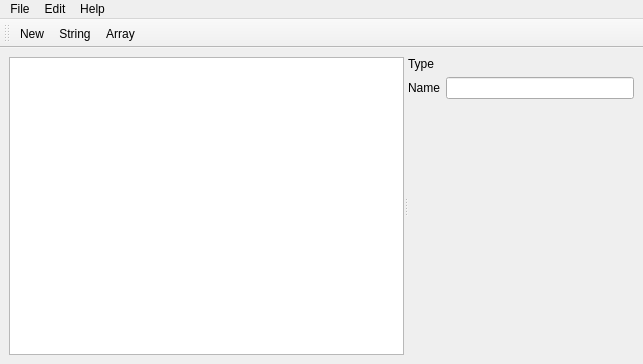
<?xml version="1.0" encoding="UTF-8"?>
<ui version="4.0">
 <class>MainWindow</class>
 <widget class="QMainWindow" name="MainWindow">
  <property name="geometry">
   <rect>
    <x>0</x>
    <y>0</y>
    <width>643</width>
    <height>364</height>
   </rect>
  </property>
  <property name="windowTitle">
   <string>MainWindow</string>
  </property>
  <widget class="QWidget" name="centralwidget">
   <layout class="QVBoxLayout" name="verticalLayout">
    <item>
     <widget class="QSplitter" name="splitter">
      <property name="orientation">
       <enum>Qt::Horizontal</enum>
      </property>
      <widget class="QTreeView" name="treeView"/>
      <widget class="QWidget" name="formLayoutWidget">
       <layout class="QFormLayout" name="formLayout">
        <property name="fieldGrowthPolicy">
         <enum>QFormLayout::ExpandingFieldsGrow</enum>
        </property>
        <item row="1" column="0">
         <widget class="QLabel" name="label">
          <property name="text">
           <string>Name</string>
          </property>
         </widget>
        </item>
        <item row="1" column="1">
         <widget class="QLineEdit" name="lineEdit"/>
        </item>
        <item row="0" column="0">
         <widget class="QLabel" name="label_2">
          <property name="text">
           <string>Type</string>
          </property>
         </widget>
        </item>
        <item row="0" column="1">
         <widget class="QLabel" name="typeLabel">
          <property name="sizePolicy">
           <sizepolicy hsizetype="Expanding" vsizetype="Preferred">
            <horstretch>0</horstretch>
            <verstretch>0</verstretch>
           </sizepolicy>
          </property>
          <property name="text">
           <string/>
          </property>
          <property name="alignment">
           <set>Qt::AlignRight|Qt::AlignTrailing|Qt::AlignVCenter</set>
          </property>
         </widget>
        </item>
       </layout>
      </widget>
     </widget>
    </item>
   </layout>
  </widget>
  <widget class="QMenuBar" name="menubar">
   <property name="geometry">
    <rect>
     <x>0</x>
     <y>0</y>
     <width>643</width>
     <height>22</height>
    </rect>
   </property>
   <widget class="QMenu" name="menuFile">
    <property name="title">
     <string>File</string>
    </property>
    <addaction name="actionNew"/>
    <addaction name="actionSave"/>
   </widget>
   <widget class="QMenu" name="menuEdit">
    <property name="title">
     <string>Edit</string>
    </property>
    <widget class="QMenu" name="menuAdd">
     <property name="title">
      <string>Add</string>
     </property>
     <addaction name="actionString_Item"/>
     <addaction name="actionArray"/>
    </widget>
    <addaction name="actionremoveItem"/>
    <addaction name="menuAdd"/>
   </widget>
   <widget class="QMenu" name="menuHelp">
    <property name="title">
     <string>Help</string>
    </property>
    <addaction name="actionAbout"/>
   </widget>
   <addaction name="menuFile"/>
   <addaction name="menuEdit"/>
   <addaction name="menuHelp"/>
  </widget>
  <widget class="QToolBar" name="toolBar">
   <property name="windowTitle">
    <string>toolBar</string>
   </property>
   <attribute name="toolBarArea">
    <enum>TopToolBarArea</enum>
   </attribute>
   <attribute name="toolBarBreak">
    <bool>false</bool>
   </attribute>
   <addaction name="actionNew"/>
   <addaction name="actionString_Item"/>
   <addaction name="actionArray"/>
  </widget>
  <action name="actionNew">
   <property name="icon">
    <iconset resource="res.qrc">
     <normaloff>:/res/img/newFile.png</normaloff>:/res/img/newFile.png</iconset>
   </property>
   <property name="text">
    <string>New</string>
   </property>
   <property name="shortcut">
    <string>Ctrl+N</string>
   </property>
  </action>
  <action name="actionremoveItem">
   <property name="text">
    <string>Remove</string>
   </property>
   <property name="shortcut">
    <string>Ctrl+Backspace</string>
   </property>
  </action>
  <action name="actionAbout">
   <property name="text">
    <string>About</string>
   </property>
  </action>
  <action name="actionString_Item">
   <property name="icon">
    <iconset resource="res.qrc">
     <normaloff>:/res/img/text.png</normaloff>:/res/img/text.png</iconset>
   </property>
   <property name="text">
    <string>String</string>
   </property>
   <property name="shortcut">
    <string>Ctrl+S</string>
   </property>
  </action>
  <action name="actionArray">
   <property name="icon">
    <iconset resource="res.qrc">
     <normaloff>:/res/img/array.png</normaloff>:/res/img/array.png</iconset>
   </property>
   <property name="text">
    <string>Array</string>
   </property>
   <property name="shortcut">
    <string>Ctrl+A</string>
   </property>
  </action>
  <action name="actionSave">
   <property name="text">
    <string>Save</string>
   </property>
   <property name="shortcut">
    <string>Ctrl+Shift+S</string>
   </property>
  </action>
 </widget>
 <resources>
  <include location="res.qrc"/>
 </resources>
 <connections/>
</ui>
